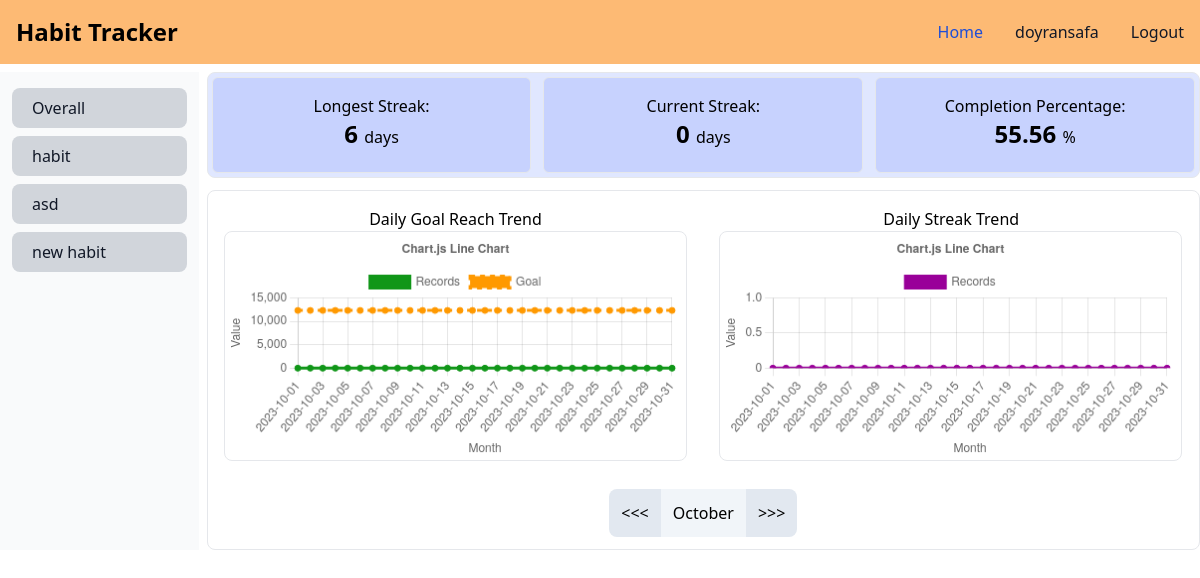
Before: /stats/3/10 (signed in) with the older database file.
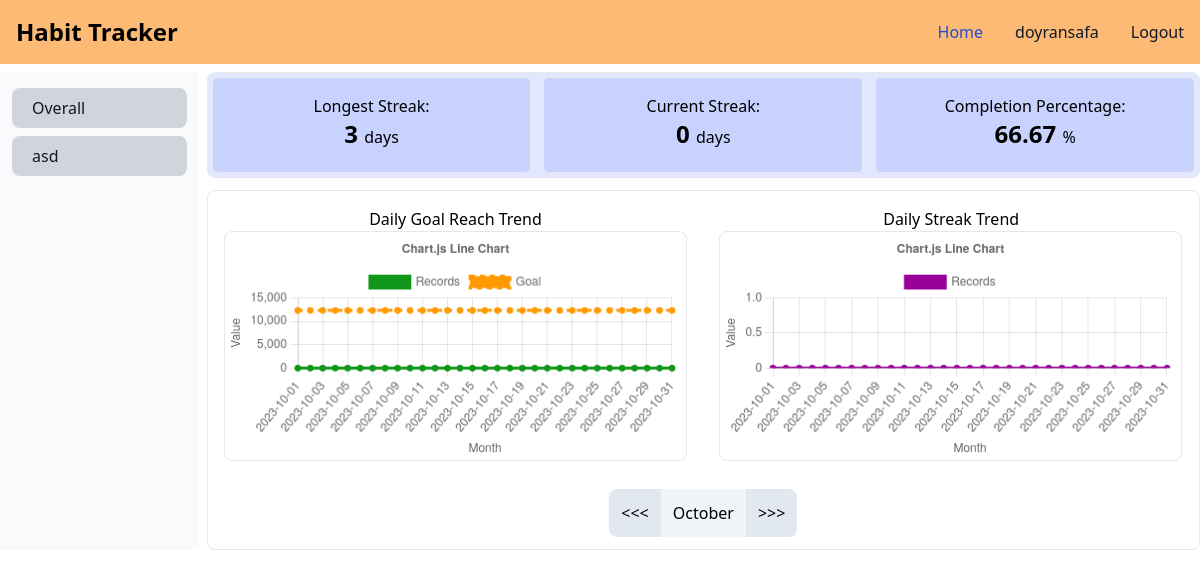
After: the same page with the newer database file.
### habits/models.py (models this page shows, shortened)
class Habit(models.Model):
    UNIT_CHOICES = (('time', 'Time (minutes)'), ('repetition',
                    'Repetition'), ('distance', 'Distance (km)'), ('check', 'Check'))
    name = models.CharField(max_length=150)
    category = models.CharField(max_length=150)
    created_at = models.DateTimeField(auto_now_add=True)
    units = models.CharField(max_length=50, choices=UNIT_CHOICES)
    goal = models.PositiveIntegerField(help_text="If you select 'Check' as the units, the goal will be set to 1 automatically.")
    user = models.ForeignKey(User, on_delete=models.CASCADE)
    def get_entry_dates(self):
        datetime_list = self.habitentry_set.values_list('entry_date', flat=True).order_by('-entry_date')
        return datetime_list
    def get_current_streak(self):
        today = date.today()
        entry_dates = self.get_entry_dates()
        current_streak = 0
        if today not in entry_dates:
            return current_streak
        else:
            for i, entry in enumerate(entry_dates):
                if (today - entry).days == i:
                    current_streak += 1
        return current_streak
    def get_longest_streak(self):
        entry_dates = self.get_entry_dates()
        longest_streak = 1 if len(entry_dates) else 0
        for entry in entry_dates:
            previous_day = entry - timedelta(days=1)
            if previous_day not in entry_dates:
                next_day = entry + timedelta(days=1)
                streak = 1
                while next_day in entry_dates:
                    next_day += timedelta(days=1)
                    streak += 1
                    longest_streak = max(longest_streak, streak)
        return longest_streak
    def get_goal_completed_pct(self):
        quantity_list = self.habitentry_set.values_list('quantity', flat=True)
        if len(quantity_list) == 0:
            return 0
        if self.units == 'check':
            records = self.get_entry_dates().order_by('entry_date')
            today = date.today()
            total_days = (today - records[0]).days + 1
            goals_met = [quantity for quantity in quantity_list if quantity >= 1]
            try:
                goal_completed_pct = round((len(goals_met) / total_days * 100), 2)
            except ZeroDivisionError:
                goal_completed_pct = 0
        else:
            goals_met = [quantity for quantity in quantity_list if quantity >= self.goal]
            try:
                goal_completed_pct = round((len(goals_met) / len(quantity_list) * 100), 2)
            except ZeroDivisionError:
                goal_completed_pct = 0
        return goal_completed_pct

### stats/views.py (the view)
# urls.py: path('<int:pk>/<int:month>', habit_stats, name='habit_stats'),
def habit_stats(request, pk, month):
    habit = Habit.objects.get(pk=pk)
    user_habits = Habit.objects.all().filter(user=request.user)
    context = {
        'habit': habit,
        'user_habits': user_habits,
        'month' : {
            'str' : months[month-1],
            'int' : month,
            'previous' : month - 1 if month > 1 else month,
            'next': month + 1 if month < 12 else month,
        },
        'active_habit_id' : pk,
    }
    return render(request, 'habit_stats.html', context)

### stats/templates/habit_stats.html
{% extends 'base.html' %} {% block habit_stats %}
<div class="flex mt-2 gap-2">
<div class="basis-1/6">
	<div
		class="h-full px-3 py-4 overflow-y-auto bg-gray-50 dark:bg-gray-800"
	>
		<ul class="space-y-2 font-medium">
			<li>
				{% with request.resolver_match.url_name as url_name %}
				<a
					href="{%url 'overall_stats'%}"
                    {% if url_name == 'overall_stats' %}
					class="flex items-center p-2 text-gray-900 rounded-lg bg-orange-300 hover:bg-orange-200 group"
                    {%else%}
                    class="flex items-center p-2 text-gray-900 rounded-lg bg-gray-300 hover:bg-orange-200 group"
                    {% endif %}
				>
					<span class="mx-3">Overall</span>
				</a>
                {% endwith %}
			</li>
            {% for habit in user_habits %}
            <li>
				<a
					href="{%url 'habit_stats' habit.id month.int%}"
					{% if active_habit_id == habit.id %}
					class="flex items-center p-2 text-gray-900 rounded-lg bg-orange-300 hover:bg-orange-200 group"
                    {%else%}
                    class="flex items-center p-2 text-gray-900 rounded-lg bg-gray-300 hover:bg-orange-200 group"
                    {% endif %}
				>
					<span class="mx-3">{{habit.name}}</span>
				</a>
			</li>
            {% endfor %}
		</ul>
	</div>
</div>
<div class="basis-5/6">
	<div class="grid mb-3 border border-gray-200 bg-indigo-100 rounded-lg md:grid-cols-3 gap-1">
        <div class="border border-gray-200 bg-indigo-200 rounded-md h-24 gap p-4 m-1">
            <p class="text-base text-center"> Longest Streak: <br> <span class="text-2xl font-bold"> {{habit.get_longest_streak}} </span> days </p>
        </div>
        <div class="border border-gray-200 bg-indigo-200 rounded-md h-24 gap p-4 m-1">
        <p class="text-base text-center"> Current Streak: <br> <span class="text-2xl font-bold"> {{habit.get_current_streak}} </span> days </p>
        </div>
        <div class="border border-gray-200 bg-indigo-200 rounded-md h-24 gap p-4 m-1">
        <p class="text-base text-center"> Completion Percentage: <br> <span class="text-2xl font-bold"> {{habit.get_goal_completed_pct}} </span> % </p>
        </div>
    </div>
    <div
	class="grid border border-gray-200 rounded-lg md:grid-cols-2 "
    >
	<div class="p-4">
		<div >
		{% include 'partials/habit/goal_reach_trend.html' %}
		</div>
	</div>
	<div class="p-4">
		<div>
		{% include 'partials/habit/streak_trend.html' %}
		</div>
	</div>
	<div class="col-span-2 place-self-center flex mb-3">
		<a href="{% url 'habit_stats' habit.id month.previous %}">
		<div class="rounded-l-lg bg-slate-200 hover:bg-orange-200 p-3">
			<<<
		</div>
		</a>
		<div class=" bg-slate-100 p-3">
		<button disabled>{{month.str}}</button>
		</div>
		<a href="{% url 'habit_stats' habit.id month.next %}">
		<div class="rounded-r-lg bg-slate-200 hover:bg-orange-200 p-3">
		>>>
		</div>
		</a>
	</div>
</div>
</div>
</div>
{% endblock habit_stats %}

Changed rows visible on the page:
removed Habit: name "habit"
removed Habit: name "new habit"
computed for Habit (number 2 of 2 on the later page): get_longest_streak "6" → "3"; get_goal_completed_pct "55.56" → "66.67"
